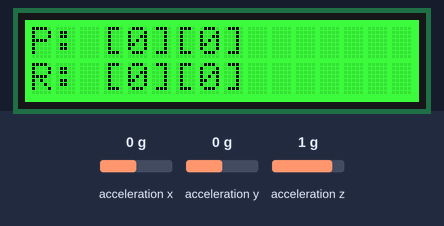
A sketch run on a simulated Arduino Uno, built with avr-gcc and run on an emulated ATmega328P. On the bench: 16×2 character LCD. Wiring (inferred from the names in the program): ADXL345 accelerometer at I2C address 0x53. Inputs (shaded band) come from the test bench; at power-on: acceleration x 0 g, acceleration y 0 g, acceleration z 1 g. What the sketch prints to the serial monitor is not drawn.

Above: at 1.2 s.
1.3 s: acceleration x set to 0.8 g
At 2.3 s:
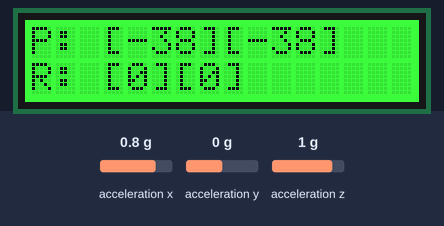
4.3 s: acceleration y set to 1.4 g
At 5.7 s:
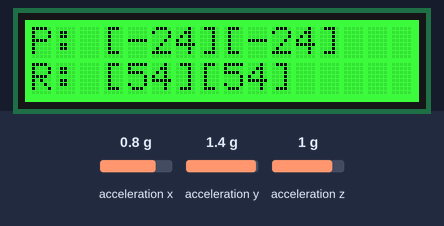
7.3 s: acceleration y set to -0.1 g
At 8.3 s:
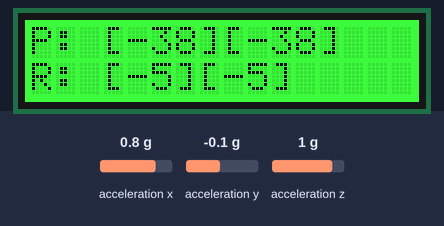
10.3 s: acceleration z set to -1.4 g
At 11.1 s:
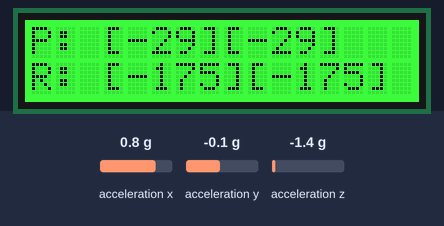
12.0 s: acceleration y set to 0 g
At 12.8 s:
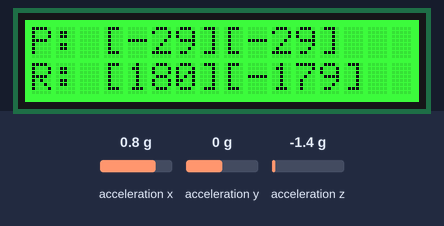
15.0 s: acceleration x set to 0 g
At 16.4 s:
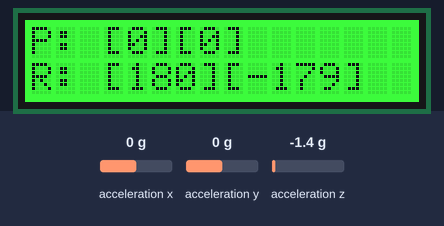
Timing chart, 0 to 18.0 s (numbered marks = the images above; inputs shaded):
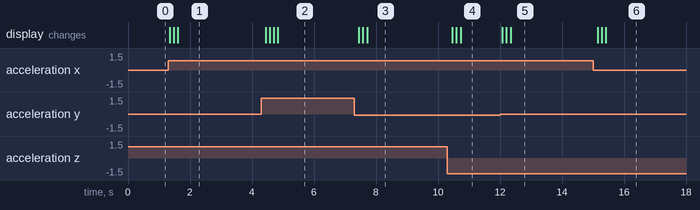

The sketch:

accelerometerPitchRoll_kalman_sp.ino
```cpp
/*
    ADXL345 Triple Axis Accelerometer. Pitch & Roll calculation
    Read more: http://www.jarzebski.pl/arduino/czujniki-i-sensory/3-osiowy-akcelerometr-adxl345.html
    GIT: https://github.com/jarzebski/Arduino-ADXL345
    Web: http://www.jarzebski.pl
    (c) 2014 by Korneliusz Jarzebski
    Modified to replace Lowpass Filter with Kalman Filter
    (c) 2024 by Dr Yeoh Wui Keat
*/

#include <Wire.h>
#include "rgb_lcd.h"
#include "ADXL345.h"
#include <SimpleKalmanFilter.h>

rgb_lcd lcd;
ADXL345 accelerometer;

/*
SimpleKalmanFilter(e_mea, e_est, q)
e_mea: Measurement Uncertainty - Measurement Change Value limit (Filter to track measurement uncertainty until this programmed limit)
e_est: Estimation Uncertainty  - Replace with a default value (or calculated estimated value) when Measurement Change Value exceeds programmed limit
q: Process Noise               - Known or estimated Gaussian noise level
*/

// For all 3 Kalman filters:
// Track Measurement (Accelerometer Axis) Change until 0.001, and replace with 0.01 (or calculated estimated value) if Measurement Change exceeds 0.001
SimpleKalmanFilter KalmanFilterX(0.001, 0.1, 0.01);
SimpleKalmanFilter KalmanFilterY(0.001, 0.1, 0.01);
SimpleKalmanFilter KalmanFilterZ(0.001, 0.1, 0.01);

void setup(void)
{
  Serial.begin(115200);
  lcd.begin(16, 2);                               // Init LCD
  lcd.setRGB(0, 255, 0);                          // Green LCD Back Light

  // Initialize ADXL345
  Serial.println("Initialize ADXL345");

  if (!accelerometer.begin())
  {
    Serial.println("Could not find a valid ADXL345 sensor, check wiring!");
    lcd.setRGB(255, 0, 0);                      // Red LCD Back Light
    lcd.print("ACC FAILED!");                   // Display message on LCD
    while(1);                                   // Wait forever.
  }

  // Set measurement range
  // +/-  2G: ADXL345_RANGE_2G
  // +/-  4G: ADXL345_RANGE_4G
  // +/-  8G: ADXL345_RANGE_8G
  // +/- 16G: ADXL345_RANGE_16G
  accelerometer.setRange(ADXL345_RANGE_16G);
}

void loop(void)
{
  Vector filtered;
  // Read normalized accelerometer values
  Vector norm = accelerometer.readNormalize();

  // Apply Kalman Filter to normalized accelerometer values
  filtered.XAxis = KalmanFilterX.updateEstimate(norm.XAxis);
  filtered.YAxis = KalmanFilterY.updateEstimate(norm.YAxis);
  filtered.ZAxis = KalmanFilterZ.updateEstimate(norm.ZAxis);

  // Calculate Pitch & Roll
  int pitch = -(atan2(norm.XAxis, sqrt(norm.YAxis*norm.YAxis + norm.ZAxis*norm.ZAxis))*180.0)/M_PI;
  int roll  =  (atan2(norm.YAxis, norm.ZAxis)*180.0)/M_PI;

  // Calculate Pitch & Roll (Kalman Filter)
  int fpitch = -(atan2(filtered.XAxis, sqrt(filtered.YAxis*filtered.YAxis + filtered.ZAxis*filtered.ZAxis))*180.0)/M_PI;
  int froll  =  (atan2(filtered.YAxis, filtered.ZAxis)*180.0)/M_PI;

  // Output to Serial Plotter (or equivalent)
  Serial.print(pitch);
  Serial.print(" ");
  Serial.print(fpitch);
  Serial.print(" ");
  Serial.print(roll);
  Serial.print(" ");
  Serial.println(froll);

  // Output to LCD
  lcd.clear();
  lcd.setCursor(0, 0); lcd.print("P: ["); lcd.print(pitch); lcd.print("]["); lcd.print(fpitch); lcd.print("]");
  lcd.setCursor(0, 1); lcd.print("R: ["); lcd.print(roll);  lcd.print("]["); lcd.print(froll);  lcd.print("]");
  delay(100);
}
```

ADXL345.cpp
```cpp
// (licence header left out)
#if ARDUINO >= 100
#include "Arduino.h"
#else
#include "WProgram.h"
#endif

#include <Wire.h>

#include "ADXL345.h"

bool ADXL345::begin()
{
    f.XAxis = 0;
    f.YAxis = 0;
    f.ZAxis = 0;

    Wire.begin();

    // Check ADXL345 REG DEVID
    if (fastRegister8(ADXL345_REG_DEVID) != 0xE5)
    {
        return false;
    }

    // Enable measurement mode (0b00001000)
    writeRegister8(ADXL345_REG_POWER_CTL, 0x08);

    clearSettings();

    return true;
}

// Set Range
void ADXL345::setRange(adxl345_range_t range)
{
  // Get actual value register
  uint8_t value = readRegister8(ADXL345_REG_DATA_FORMAT);

  // Update the data rate
  // (&) 0b11110000 (0xF0 - Leave HSB)
  // (|) 0b0000xx?? (range - Set range)
  // (|) 0b00001000 (0x08 - Set Full Res)
  value &= 0xF0;
  value |= range;
  value |= 0x08;

  writeRegister8(ADXL345_REG_DATA_FORMAT, value);
}

// Get Range
adxl345_range_t ADXL345::getRange(void)
{
    return (adxl345_range_t)(readRegister8(ADXL345_REG_DATA_FORMAT) & 0x03);
}

// Set Data Rate
void ADXL345::setDataRate(adxl345_dataRate_t dataRate)
{
    writeRegister8(ADXL345_REG_BW_RATE, dataRate);
}

// Get Data Rate
adxl345_dataRate_t ADXL345::getDataRate(void)
{
    return (adxl345_dataRate_t)(readRegister8(ADXL345_REG_BW_RATE) & 0x0F);
}

// Low Pass Filter
Vector ADXL345::lowPassFilter(Vector vector, float alpha)
{
    f.XAxis = vector.XAxis * alpha + (f.XAxis * (1.0 - alpha));
    f.YAxis = vector.YAxis * alpha + (f.YAxis * (1.0 - alpha));
    f.ZAxis = vector.ZAxis * alpha + (f.ZAxis * (1.0 - alpha));
    return f;
}

// Read raw values
Vector ADXL345::readRaw(void)
{
    r.XAxis = readRegister16(ADXL345_REG_DATAX0);
    r.YAxis = readRegister16(ADXL345_REG_DATAY0);
    r.ZAxis = readRegister16(ADXL345_REG_DATAZ0);
    return r;
}

// Read normalized values
Vector ADXL345::readNormalize(float gravityFactor)
{
    readRaw();

    // (4 mg/LSB scale factor in Full Res) * gravity factor
    n.XAxis = r.XAxis * 0.004 * gravityFactor;
    n.YAxis = r.YAxis * 0.004 * gravityFactor;
    n.ZAxis = r.ZAxis * 0.004 * gravityFactor;

    return n;
}

// Read scaled values
Vector ADXL345::readScaled(void)
{
    readRaw();

    // (4 mg/LSB scale factor in Full Res)
    n.XAxis = r.XAxis * 0.004;
    n.YAxis = r.YAxis * 0.004;
    n.ZAxis = r.ZAxis * 0.004;

    return n;
}

void ADXL345::clearSettings(void)
{
    setRange(ADXL345_RANGE_2G);
    setDataRate(ADXL345_DATARATE_100HZ);

    writeRegister8(ADXL345_REG_THRESH_TAP, 0x00);
    writeRegister8(ADXL345_REG_DUR, 0x00);
    writeRegister8(ADXL345_REG_LATENT, 0x00);
    writeRegister8(ADXL345_REG_WINDOW, 0x00);
    writeRegister8(ADXL345_REG_THRESH_ACT, 0x00);
    writeRegister8(ADXL345_REG_THRESH_INACT, 0x00);
    writeRegister8(ADXL345_REG_TIME_INACT, 0x00);
    writeRegister8(ADXL345_REG_THRESH_FF, 0x00);
    writeRegister8(ADXL345_REG_TIME_FF, 0x00);

    uint8_t value;

    value = readRegister8(ADXL345_REG_ACT_INACT_CTL);
    value &= 0b10001000;
    writeRegister8(ADXL345_REG_ACT_INACT_CTL, value);

    value = readRegister8(ADXL345_REG_TAP_AXES);
    value &= 0b11111000;
    writeRegister8(ADXL345_REG_TAP_AXES, value);
}

// Set Tap Threshold (62.5mg / LSB)
void ADXL345::setTapThreshold(float threshold)
{
    uint8_t scaled = constrain(threshold / 0.0625f, 0, 255);
    writeRegister8(ADXL345_REG_THRESH_TAP, scaled);
}

// Get Tap Threshold (62.5mg / LSB)
float ADXL345::getTapThreshold(void)
{
    return readRegister8(ADXL345_REG_THRESH_TAP) * 0.0625f;
}

// Set Tap Duration (625us / LSB)
void ADXL345::setTapDuration(float duration)
{
    uint8_t scaled = constrain(duration / 0.000625f, 0, 255);
    writeRegister8(ADXL345_REG_DUR, scaled);
}

// Get Tap Duration (625us / LSB)
float ADXL345::getTapDuration(void)
{
    return readRegister8(ADXL345_REG_DUR) * 0.000625f;
}

// Set Double Tap Latency (1.25ms / LSB)
void ADXL345::setDoubleTapLatency(float latency)
{
    uint8_t scaled = constrain(latency / 0.00125f, 0, 255);
    writeRegister8(ADXL345_REG_LATENT, scaled);
}

// Get Double Tap Latency (1.25ms / LSB)
float ADXL345::getDoubleTapLatency()
{
    return readRegister8(ADXL345_REG_LATENT) * 0.00125f;
}

// Set Double Tap Window (1.25ms / LSB)
void ADXL345::setDoubleTapWindow(float window)
{
    uint8_t scaled = constrain(window / 0.00125f, 0, 255);
    writeRegister8(ADXL345_REG_WINDOW, scaled);
}

// Get Double Tap Window (1.25ms / LSB)
float ADXL345::getDoubleTapWindow(void)
{
    return readRegister8(ADXL345_REG_WINDOW) * 0.00125f;
}

// Set Activity Threshold (62.5mg / LSB)
void ADXL345::setActivityThreshold(float threshold)
{
    uint8_t scaled = constrain(threshold / 0.0625f, 0, 255);
    writeRegister8(ADXL345_REG_THRESH_ACT, scaled);
}

// Get Activity Threshold (65.5mg / LSB)
float ADXL345::getActivityThreshold(void)
{
    return readRegister8(ADXL345_REG_THRESH_ACT) * 0.0625f;
}

// Set Inactivity Threshold (65.5mg / LSB)
void ADXL345::setInactivityThreshold(float threshold)
{
    uint8_t scaled = constrain(threshold / 0.0625f, 0, 255);
    writeRegister8(ADXL345_REG_THRESH_INACT, scaled);
}

// Get Incactivity Threshold (65.5mg / LSB)
float ADXL345::getInactivityThreshold(void)
{
    return readRegister8(ADXL345_REG_THRESH_INACT) * 0.0625f;
}

// Set Inactivity Time (s / LSB)
void ADXL345::setTimeInactivity(uint8_t time)
{
    writeRegister8(ADXL345_REG_TIME_INACT, time);
}

// Get Inactivity Time (s / LSB)
uint8_t ADXL345::getTimeInactivity(void)
{
    return readRegister8(ADXL345_REG_TIME_INACT);
}

// Set Free Fall Threshold (65.5mg / LSB)
void ADXL345::setFreeFallThreshold(float threshold)
{
    uint8_t scaled = constrain(threshold / 0.0625f, 0, 255);
    writeRegister8(ADXL345_REG_THRESH_FF, scaled);
}

// Get Free Fall Threshold (65.5mg / LSB)
float ADXL345::getFreeFallThreshold(void)
{
    return readRegister8(ADXL345_REG_THRESH_FF) * 0.0625f;
}

// Set Free Fall Duratiom (5ms / LSB)
void ADXL345::setFreeFallDuration(float duration)
{
    uint8_t scaled = constrain(duration / 0.005f, 0, 255);
    writeRegister8(ADXL345_REG_TIME_FF, scaled);
}

// Get Free Fall Duratiom
float ADXL345::getFreeFallDuration()
{
    return readRegister8(ADXL345_REG_TIME_FF) * 0.005f;
}

void ADXL345::setActivityX(bool state)
{
    writeRegisterBit(ADXL345_REG_ACT_INACT_CTL, 6, state);
}

bool ADXL345::getActivityX(void)
{
    return readRegisterBit(ADXL345_REG_ACT_INACT_CTL, 6);
}

void ADXL345::setActivityY(bool state)
{
    writeRegisterBit(ADXL345_REG_ACT_INACT_CTL, 5, state);
}

bool ADXL345::getActivityY(void)
{
    return readRegisterBit(ADXL345_REG_ACT_INACT_CTL, 5);
}

void ADXL345::setActivityZ(bool state)
{
    writeRegisterBit(ADXL345_REG_ACT_INACT_CTL, 4, state);
}

bool ADXL345::getActivityZ(void)
{
    return readRegisterBit(ADXL345_REG_ACT_INACT_CTL, 4);
}

void ADXL345::setActivityXYZ(bool state)
{
    uint8_t value;

    value = readRegister8(ADXL345_REG_ACT_INACT_CTL);

    if (state)
    {
	value |= 0b00111000;
    } else
    {
	value &= 0b11000111;
    }

    writeRegister8(ADXL345_REG_ACT_INACT_CTL, value);
}


void ADXL345::setInactivityX(bool state)
{
    writeRegisterBit(ADXL345_REG_ACT_INACT_CTL, 2, state);
}

bool ADXL345::getInactivityX(void)
{
    return readRegisterBit(ADXL345_REG_ACT_INACT_CTL, 2);
}

void ADXL345::setInactivityY(bool state)
{
    writeRegisterBit(ADXL345_REG_ACT_INACT_CTL, 1, state);
}

bool ADXL345::getInactivityY(void)
{
    return readRegisterBit(ADXL345_REG_ACT_INACT_CTL, 1);
}

void ADXL345::setInactivityZ(bool state)
{
    writeRegisterBit(ADXL345_REG_ACT_INACT_CTL, 0, state);
}

bool ADXL345::getInactivityZ(void)
{
    return readRegisterBit(ADXL345_REG_ACT_INACT_CTL, 0);
}

void ADXL345::setInactivityXYZ(bool state)
{
    uint8_t value;

    value = readRegister8(ADXL345_REG_ACT_INACT_CTL);

    if (state)
    {
	value |= 0b00000111;
    } else
    {
	value &= 0b11111000;
    }

    writeRegister8(ADXL345_REG_ACT_INACT_CTL, value);
}

void ADXL345::setTapDetectionX(bool state)
{
    writeRegisterBit(ADXL345_REG_TAP_AXES, 2, state);
}

bool ADXL345::getTapDetectionX(void)
{
    return readRegisterBit(ADXL345_REG_TAP_AXES, 2);
}

void ADXL345::setTapDetectionY(bool state)
{
    writeRegisterBit(ADXL345_REG_TAP_AXES, 1, state);
}

bool ADXL345::getTapDetectionY(void)
{
    return readRegisterBit(ADXL345_REG_TAP_AXES, 1);
}

void ADXL345::setTapDetectionZ(bool state)
{
    writeRegisterBit(ADXL345_REG_TAP_AXES, 0, state);
}

bool ADXL345::getTapDetectionZ(void)
{
    return readRegisterBit(ADXL345_REG_TAP_AXES, 0);
}

void ADXL345::setTapDetectionXYZ(bool state)
{
    uint8_t value;

    value = readRegister8(ADXL345_REG_TAP_AXES);

    if (state)
    {
	value |= 0b00000111;
    } else
    {
	value &= 0b11111000;
    }

    writeRegister8(ADXL345_REG_TAP_AXES, value);
}


void ADXL345::useInterrupt(adxl345_int_t interrupt)
{
    if (interrupt == 0)
    {
	writeRegister8(ADXL345_REG_INT_MAP, 0x00);
    } else
    {
	writeRegister8(ADXL345_REG_INT_MAP, 0xFF);
    }

    writeRegister8(ADXL345_REG_INT_ENABLE, 0xFF);
}

Activites ADXL345::readActivites(void)
{
    uint8_t data = readRegister8(ADXL345_REG_INT_SOURCE);

    a.isOverrun = ((data >> ADXL345_OVERRUN) & 1);
    a.isWatermark = ((data >> ADXL345_WATERMARK) & 1);
    a.isFreeFall = ((data >> ADXL345_FREE_FALL) & 1);
    a.isInactivity = ((data >> ADXL345_INACTIVITY) & 1);
    a.isActivity = ((data >> ADXL345_ACTIVITY) & 1);
    a.isDoubleTap = ((data >> ADXL345_DOUBLE_TAP) & 1);
    a.isTap = ((data >> ADXL345_SINGLE_TAP) & 1);
    a.isDataReady = ((data >> ADXL345_DATA_READY) & 1);

    data = readRegister8(ADXL345_REG_ACT_TAP_STATUS);

    a.isActivityOnX = ((data >> 6) & 1);
    a.isActivityOnY = ((data >> 5) & 1);
    a.isActivityOnZ = ((data >> 4) & 1);
    a.isTapOnX = ((data >> 2) & 1);
    a.isTapOnY = ((data >> 1) & 1);
    a.isTapOnZ = ((data >> 0) & 1);

    return a;
}

// Write byte to register
void ADXL345::writeRegister8(uint8_t reg, uint8_t value)
{
    Wire.beginTransmission(ADXL345_ADDRESS);
    #if ARDUINO >= 100
        Wire.write(reg);
        Wire.write(value);
    #else
        Wire.send(reg);
        Wire.send(value);
    #endif
    Wire.endTransmission();
}

// Read byte to register
uint8_t ADXL345::fastRegister8(uint8_t reg)
{
    uint8_t value;
    Wire.beginTransmission(ADXL345_ADDRESS);
    #if ARDUINO >= 100
        Wire.write(reg);
    #else
        Wire.send(reg);
    #endif
    Wire.endTransmission();

    Wire.requestFrom(ADXL345_ADDRESS, 1);
    #if ARDUINO >= 100
        value = Wire.read();
    #else
        value = Wire.receive();
    #endif;
    Wire.endTransmission();

    return value;
}

// Read byte from register
uint8_t ADXL345::readRegister8(uint8_t reg)
{
    uint8_t value;
    Wire.beginTransmission(ADXL345_ADDRESS);
    #if ARDUINO >= 100
        Wire.write(reg);
    #else
        Wire.send(reg);
    #endif
    Wire.endTransmission();

    Wire.beginTransmission(ADXL345_ADDRESS);
    Wire.requestFrom(ADXL345_ADDRESS, 1);
    while(!Wire.available()) {};
    #if ARDUINO >= 100
        value = Wire.read();
    #else
        value = Wire.receive();
    #endif;
    Wire.endTransmission();

    return value;
}

// Read word from register
int16_t ADXL345::readRegister16(uint8_t reg)
{
    int16_t value;
    Wire.beginTransmission(ADXL345_ADDRESS);
    #if ARDUINO >= 100
        Wire.write(reg);
    #else
        Wire.send(reg);
    #endif
    Wire.endTransmission();

    Wire.beginTransmission(ADXL345_ADDRESS);
    Wire.requestFrom(ADXL345_ADDRESS, 2);
    while(!Wire.available()) {};
    #if ARDUINO >= 100
        uint8_t vla = Wire.read();
        uint8_t vha = Wire.read();
    #else
        uint8_t vla = Wire.receive();
        uint8_t vha = Wire.receive();
    #endif;
    Wire.endTransmission();

    value = vha << 8 | vla;

    return value;
}

void ADXL345::writeRegisterBit(uint8_t reg, uint8_t pos, bool state)
{
    uint8_t value;
    value = readRegister8(reg);

    if (state)
    {
	value |= (1 << pos);
    } else
    {
	value &= ~(1 << pos);
    }

    writeRegister8(reg, value);
}

bool ADXL345::readRegisterBit(uint8_t reg, uint8_t pos)
{
    uint8_t value;
    value = readRegister8(reg);
    return ((value >> pos) & 1);
}
```

Source omitted: ADXL345.h (6433 bytes)

Measured:
- after the input at 1.3 s, the display: first changes after 0.05 s (image 1 shows a later state)
- after the input at 4.3 s, the display: first changes after 0.14 s (image 2 shows a later state)
- after the input at 7.3 s, the display: first changes after 0.15 s (image 3 shows a later state)
- after the input at 10.3 s, the display: first changes after 0.16 s (image 4 shows a later state)
- after the input at 12.0 s, the display: first changes after 0.07 s (image 5 shows a later state)
- after the input at 15.0 s, the display: first changes after 0.15 s (image 6 shows a later state)
